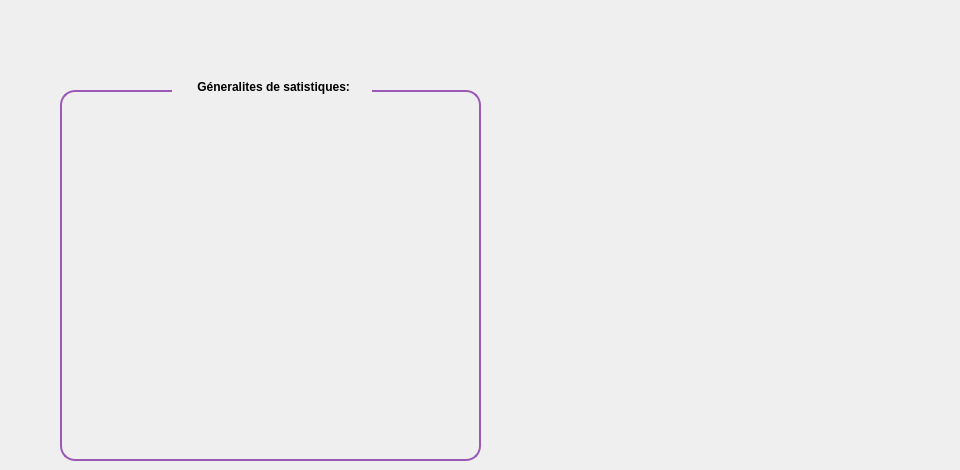
      <widget class="QWidget" name="tab_8">
       <attribute name="title">
        <string>Fonctionnalites</string>
       </attribute>
       <widget class="QGroupBox" name="groupBox_11">
        <property name="geometry">
         <rect>
          <x>60</x>
          <y>70</y>
          <width>421</width>
          <height>391</height>
         </rect>
        </property>
        <property name="styleSheet">
         <string notr="true">QGroupBox {
    border: 2px solid #9B59B6;
    border-radius: 15px;
    margin-top: 20px;
    background: qlineargradient(spread:pad,
                                x1:0, y1:0,
                                x2:1, y2:0,
                                stop:0 #9B59B6,
                                stop:1 #BDC3C7);
    color: white;
    font-weight: bold;
    padding: 15px;
}

QGroupBox::title {
    subcontrol-origin: margin;
    subcontrol-position: top centre; 
    padding: 10px 20px; 
    border-radius: 15px; 
    background: qlineargradient(spread:pad,
                                x1:0, y1:0,
                                x2:1, y2:0,
                                stop:0 #9B59B6,
                                stop:1 #BDC3C7);
    color: black; 
    font-size: 20px; 
    font-weight: bold;

}</string>
        </property>
        <property name="title">
         <string> Géneralites de satistiques:</string>
        </property>
        <widget class="QLabel" name="label_35">
         <property name="geometry">
          <rect>
           <x>20</x>
           <y>60</y>
           <width>381</width>
           <height>311</height>
          </rect>
         </property>
         <property name="text">
          <string/>
         </property>
         <property name="pixmap">
          <pixmap>../Desktop/Capture d’écran 2025-10-02 183802.png</pixmap>
         </property>
         <property name="scaledContents">
          <bool>true</bool>
         </property>
        </widget>
        <widget class="QLabel" name="label_36">
         <property name="geometry">
          <rect>
           <x>20</x>
           <y>60</y>
           <width>381</width>
           <height>311</height>
          </rect>
         </property>
         <property name="text">
          <string/>
         </property>
         <property name="pixmap">
          <pixmap>:/new/prefix1/1.png</pixmap>
         </property>
         <property name="scaledContents">
          <bool>true</bool>
         </property>
        </widget>
       </widget>
       <widget class="QLabel" name="label_37">
        <property name="geometry">
         <rect>
          <x>620</x>
          <y>100</y>
          <width>331</width>
          <height>301</height>
         </rect>
        </property>
        <property name="text">
         <string/>
        </property>
        <property name="pixmap">
         <pixmap>:/new/prefix1/frame.png</pixmap>
        </property>
       </widget>
      </widget>
